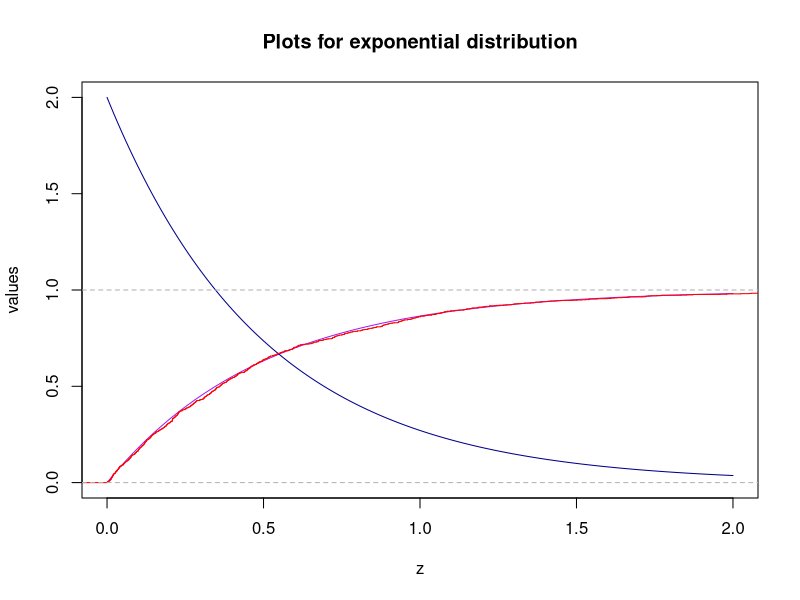
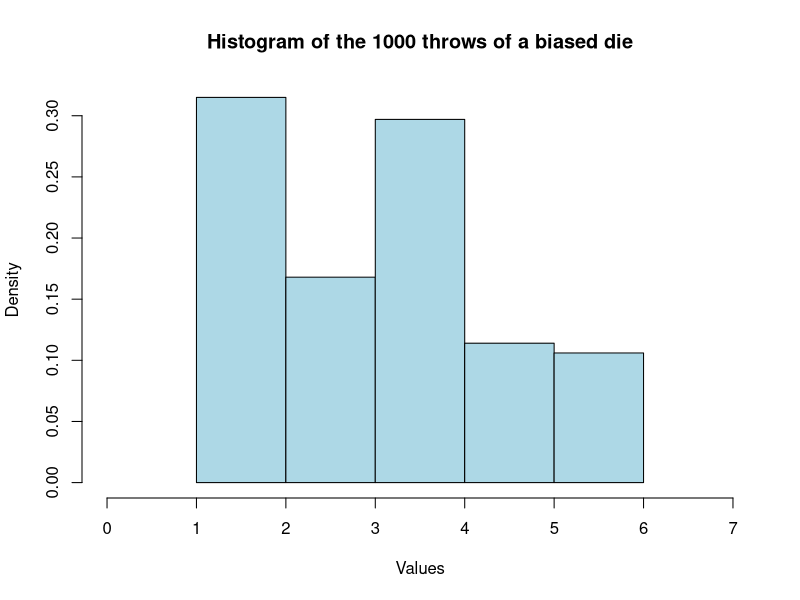
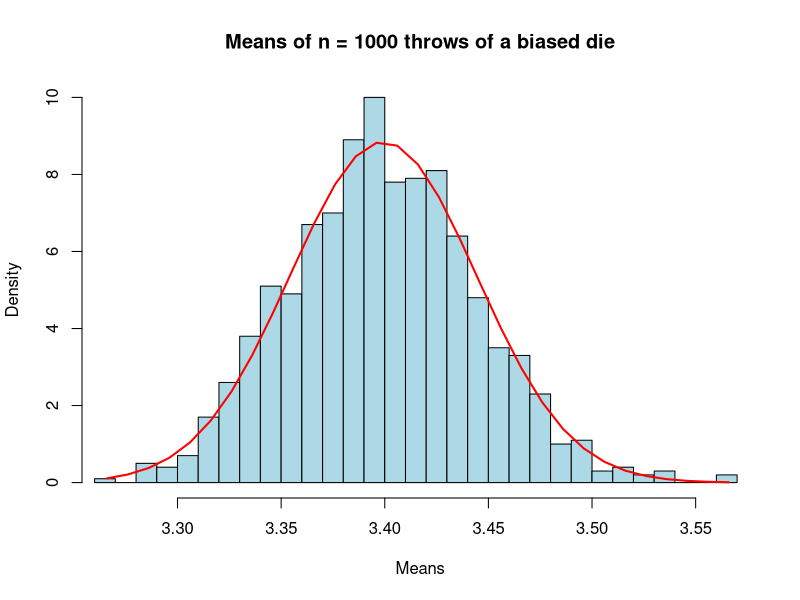
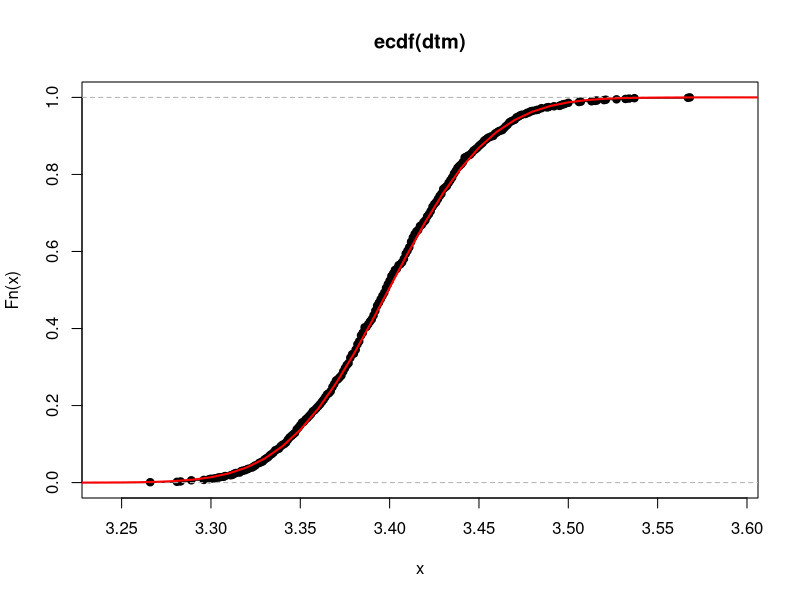

Generate these figures, in order, with R:
## ---- chunk 1
z <- seq(0,2,by=0.01); length(z)
plot(z,pexp(z, rate = 2), 
     col="purple", 
     ylim = c(0,2), 
     ylab = "values", 
     type = "l", 
     main = "Plots for exponential distribution")
lines(z, dexp(z,rate = 2), col="darkblue")
z1 <- rexp(1000,rate=2)
lines(ecdf(z1), col = "red")
## ---- chunk 2
# n is the size of a sample
n <- 1000
# m is no. of repetitions
m <- 1000
# generating biased die throws
die_pr <- c(.1,.2,.2,.3,.1,.1)   # probabilities of throwing sides 1 to 6
diethrows <- sample(1:6, prob = die_pr, size = n, replace = T);
# summarise the results:
#diethrows

table(diethrows)
tabulate(diethrows)
# draw the histogram
hist(diethrows,
     probability = T,
     breaks = 6,
    #breaks = seq(0.5,6.6),
     main = paste("Histogram of the", n, "throws of a biased die"),
     col = "lightblue",
     xlab = "Values",
     xlim = c(0,7)
     )

## ---- chunk 3
# means of diethrows; dtm ="diethrowmeans"
dtm <- replicate(m, mean(sample(1:6, prob = die_pr, size = n, replace = T)))
# theoretical expected value
length(dtm)
theorexp <- sum((1:6)*die_pr); theorexp; mean(dtm)
# theoretical variance
theorvar <- sum((1:6)^2*die_pr) - theorexp^2; theorvar/n; var(dtm)
# summary of dtm
summary(dtm)

# histogram
hist(dtm,
     probability = T,
     breaks = 30,
    #breaks = seq(0.5,6.6),
     main = paste("Means of n =", n, "throws of a biased die"),
     col = "lightblue",
     xlab = "Means",
     xlim = c(min(dtm),max(dtm))
     )
# superimpose normal distribution
x <- seq(min(dtm),max(dtm), by = .01)
lines(x, dnorm(x, mean = mean(dtm), sd = sd(dtm)), col ="red", lwd = 2)
## ---- chunk 4
# empirical cdf
plot(ecdf(dtm))
x <- seq(0,6,by=.01)
# superimposing the approximation by normal distribution due CLT
lines(x, pnorm(x, mean = mean(dtm), sd = sd(dtm)), col ="red", lwd = 2)
# how large is the difference?
max(abs(ecdf(dtm)(x)-pnorm(x, mean = mean(dtm), sd = sd(dtm))))
# does it agree with the LLN?
sum(abs(dtm - theorexp)>0.1)/m
## ---- chunk 5
#   Your code goes here

